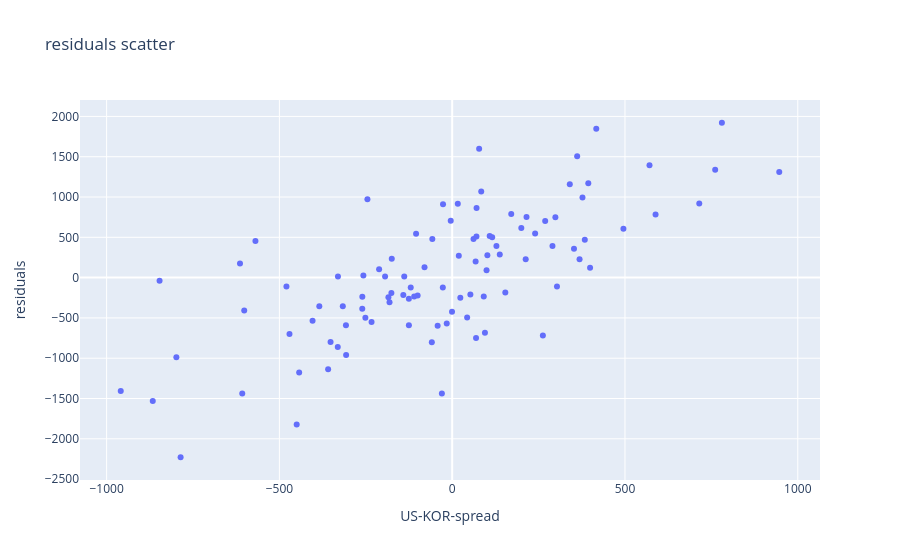
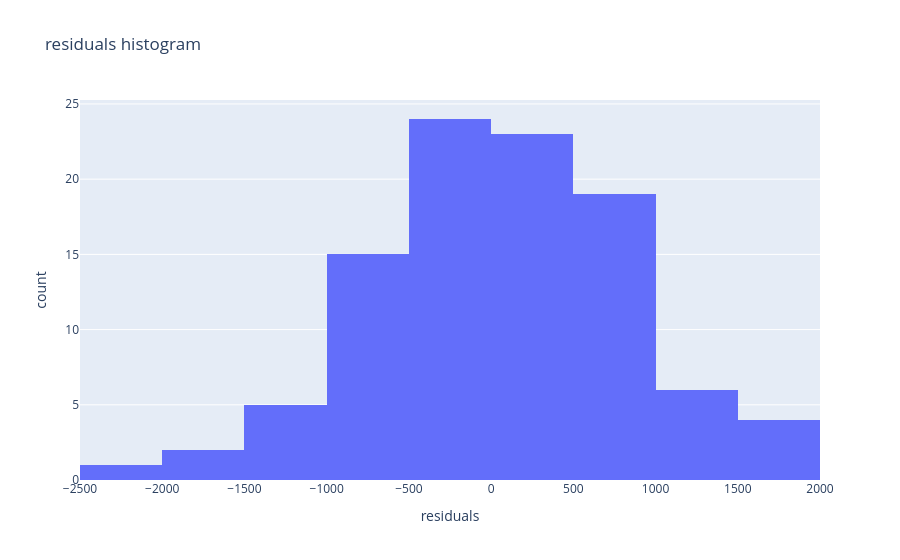

Write notebook code for charts like these, in order.
### Markdown cell above
We see that intervals are stationary and very large values in prediction intervals as expected given correlation coefficient.

### Code cell
resid_df['residuals'] = resid_df['US-KOR-delta'] - resid_df['delta_pred']

fig = px.scatter(
    resid_df, 
    x=resid_df['US-KOR-spread'], 
    y=resid_df['residuals'],
    title='residuals scatter')
fig.show()

fig = px.histogram(resid_df, x="residuals", title='residuals histogram')
fig.show()

### Figure 1 — Plotly figure (JSON) as saved in the notebook; plotly's stock layout.template omitted (floating-point values rounded to 4 significant figures)
{"data": [{"hovertemplate": "US-KOR-spread=%{x}<br>residuals=%{y}<extra></extra>", "legendgroup": "", "marker": {"color": "#636efa", "symbol": "circle"}, "mode": "markers", "name": "", "orientation": "v", "showlegend": false, "type": "scatter", "x": [-707, -614.0, 361.6, -442.8, -104.5, 761, 262.5, -331.1, 571.0, 94.77, 383.7, -15.81, -120.0, -798.1, -846.7, -569.3, 16.2, -470.8, 780.4, -450, -4.22, -959.1, 77.99, -27.09, -404.0, 340.3, 399.0, 303.2, -0.47, -184.6, 200, -352.0, -57.46, -316.5, -330.5, 170.9, -866.4, -245.3, 70.2, -99.98, 240.0, 368.5, -607.5, -26.5, -175.9, 298.6, 153.7, -233.4, 61.68, 99.43, 946.4, -29.86, 137.7, 352.4, -306.9, -174.8, 269.1, 91.3, 588.5, 69, -110, 128, 715.0, -785.9, 417.0, -359, 393.8, 43.29, -181.3, -194.2, 115.7, 495.5, -58.93, 101.8, -251.2, -257.0, -211.5, 108.5, -307.4, -601.8, 84.01, 212.7, 23.53, -141.4, -80.06, -260.0, 215.1, 52.61, 290.2, -125.3, -384.5, -479.6, 70.49, -125.4, -138.7, 19.12, -260.2, 377, -42.12, 67.84], "xaxis": "x", "y": [null, 174.8, 1506.0, -1179.0, 544.8, 1340.0, -717.3, -860.6, 1395.0, -683.6, 470.4, -568.0, -122.5, -988.1, -38.73, 453.0, 917.6, -699.9, 1922.0, -1821.0, 706.9, -1405.0, 1599.0, -123.9, -533.9, 1157.0, 123.1, -109.9, -423.4, -243.0, 614.5, -797.9, 478.7, -356.1, 13.47, 790.8, -1530.0, 971.3, 510.4, -222.1, 547.3, 228.4, -1437.0, 910.8, -190.8, 750.2, -183.9, -549.2, 479.6, 91.51, 1312.0, -1438.0, 287.2, 358.5, -959.8, 233.9, 704.0, -233.6, 784.4, -748.9, -235.4, 393.5, 919.8, -2229.0, 1849.0, -1136.0, 1170.0, -494.1, -304.2, 15.22, 501.9, 607.4, -801.6, 277.0, -497.8, 25.8, 103.3, 517.1, -592.6, -409.3, 1069.0, 228.7, -250.7, -214.2, 127.1, -236.8, 751.1, -210.5, 392.9, -592.0, -356.4, -108.8, 864.2, -260.8, 14.45, 272.6, -386.7, 995.5, -597.5, 200.4], "yaxis": "y"}], "layout": {"autosize": true, "legend": {"tracegroupgap": 0}, "title": {"text": "residuals scatter"}, "xaxis": {"anchor": "y", "autorange": true, "domain": [0, 1], "range": [-1080.0, 1067.0], "title": {"text": "US-KOR-spread"}, "type": "linear"}, "yaxis": {"anchor": "x", "autorange": true, "domain": [0, 1], "range": [-2571.0, 2264.0], "title": {"text": "residuals"}, "type": "linear"}}}

### Figure 2 — Plotly figure (JSON) as saved in the notebook; plotly's stock layout.template omitted (floating-point values rounded to 4 significant figures)
{"data": [{"alignmentgroup": "True", "bingroup": "x", "hovertemplate": "residuals=%{x}<br>count=%{y}<extra></extra>", "legendgroup": "", "marker": {"color": "#636efa", "pattern": {"shape": ""}}, "name": "", "offsetgroup": "", "orientation": "v", "showlegend": false, "type": "histogram", "x": [null, 174.8, 1506.0, -1179.0, 544.8, 1340.0, -717.3, -860.6, 1395.0, -683.6, 470.4, -568.0, -122.5, -988.1, -38.73, 453.0, 917.6, -699.9, 1922.0, -1821.0, 706.9, -1405.0, 1599.0, -123.9, -533.9, 1157.0, 123.1, -109.9, -423.4, -243.0, 614.5, -797.9, 478.7, -356.1, 13.47, 790.8, -1530.0, 971.3, 510.4, -222.1, 547.3, 228.4, -1437.0, 910.8, -190.8, 750.2, -183.9, -549.2, 479.6, 91.51, 1312.0, -1438.0, 287.2, 358.5, -959.8, 233.9, 704.0, -233.6, 784.4, -748.9, -235.4, 393.5, 919.8, -2229.0, 1849.0, -1136.0, 1170.0, -494.1, -304.2, 15.22, 501.9, 607.4, -801.6, 277.0, -497.8, 25.8, 103.3, 517.1, -592.6, -409.3, 1069.0, 228.7, -250.7, -214.2, 127.1, -236.8, 751.1, -210.5, 392.9, -592.0, -356.4, -108.8, 864.2, -260.8, 14.45, 272.6, -386.7, 995.5, -597.5, 200.4], "xaxis": "x", "yaxis": "y"}], "layout": {"autosize": true, "barmode": "relative", "legend": {"tracegroupgap": 0}, "title": {"text": "residuals histogram"}, "xaxis": {"anchor": "y", "autorange": true, "domain": [0, 1], "range": [-2500, 2000], "title": {"text": "residuals"}, "type": "linear"}, "yaxis": {"anchor": "x", "autorange": true, "domain": [0, 1], "range": [0, 25.26], "title": {"text": "count"}}}}
